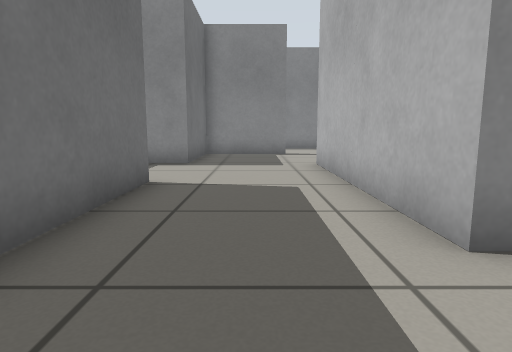
View 1 (above)

24 first-person views from a walk through a world built for the Gazebo simulator. The camera is 0.5 m above the floor, tilts 8° down and sees 75° across. The floor is counted in squares, 0.5 m on a side. Each view is taken from the middle of a square. On the plan, view 1 faces up. The plan holds only what a view shows up to about 12 squares ahead; the rest is blank. The place goes on beyond the plan.

View 2
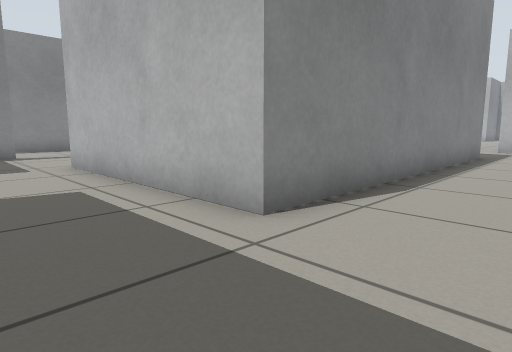

View 3
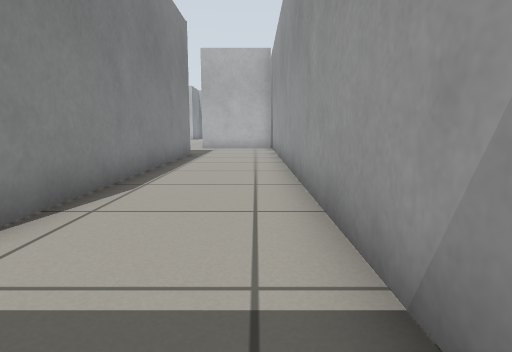

View 4
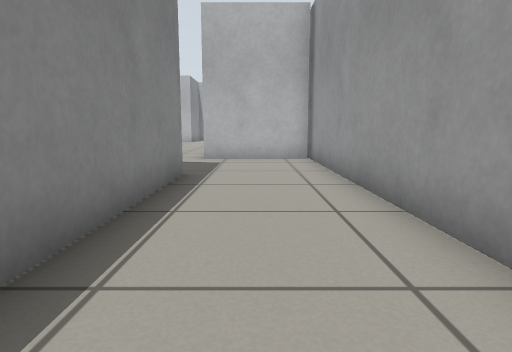

View 5
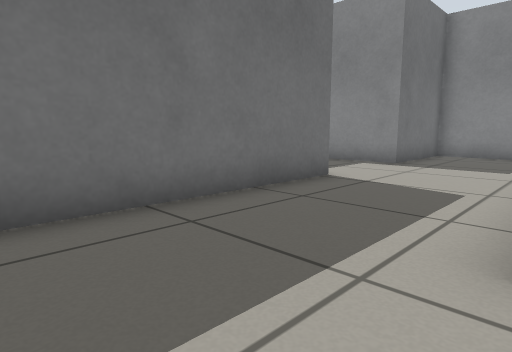

View 6
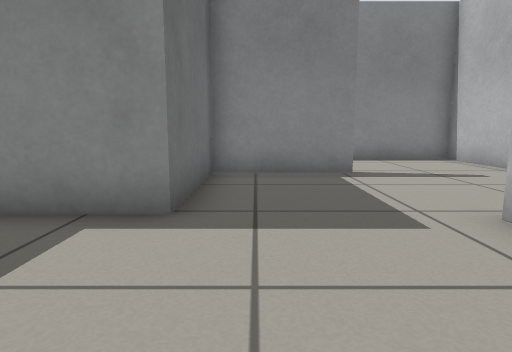

View 7
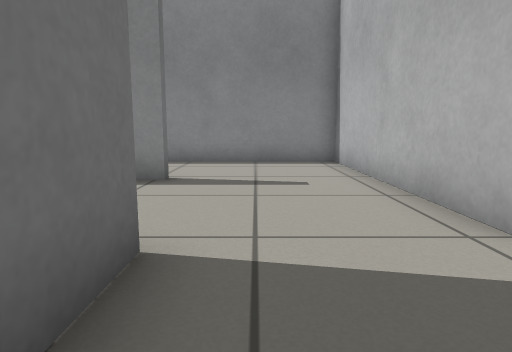

View 8
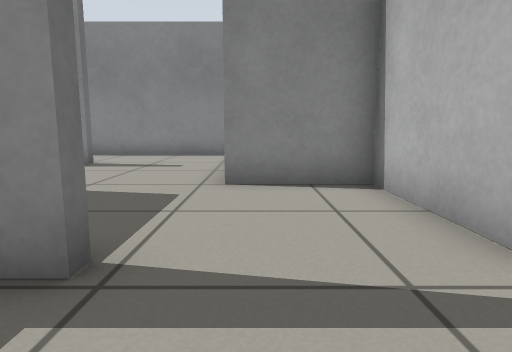

View 9
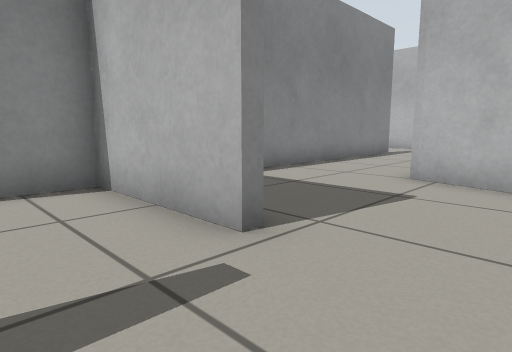

View 10
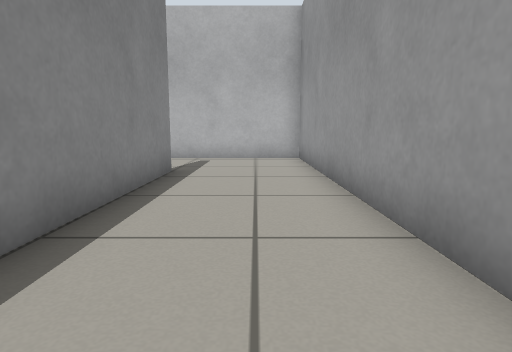

View 11
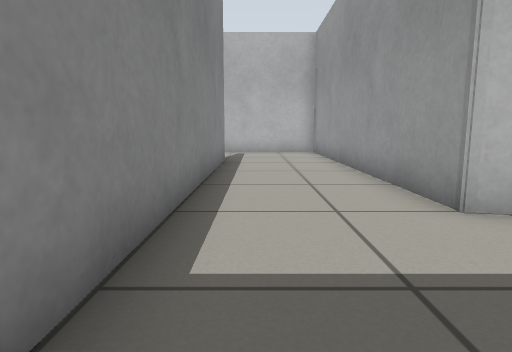

View 12
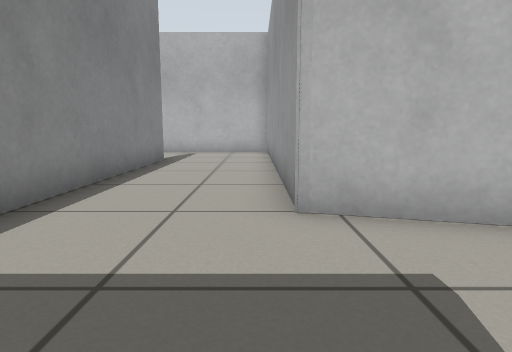

View 13
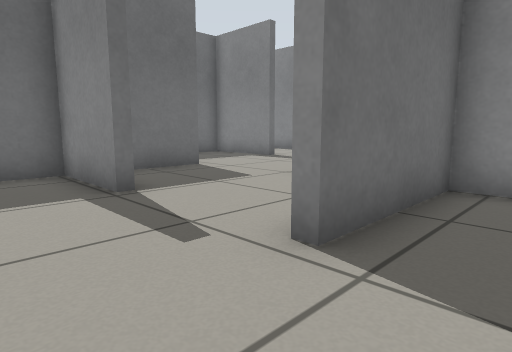

View 14
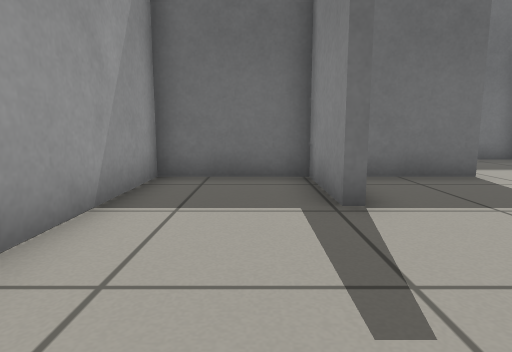

View 15
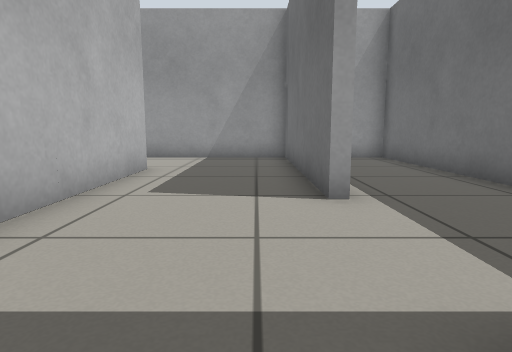

View 16
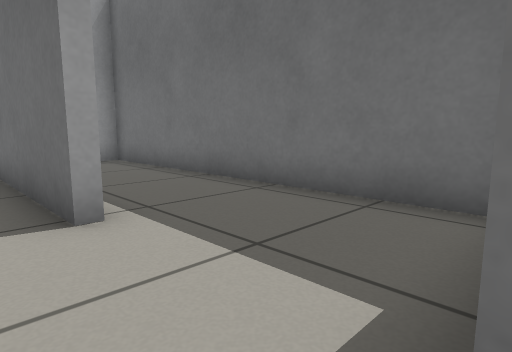

View 17
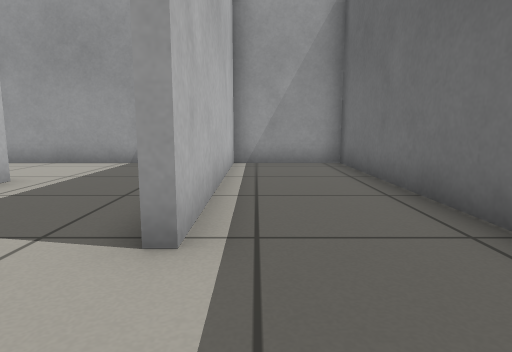

View 18
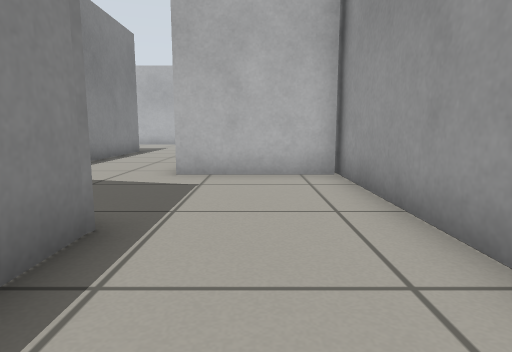

View 19
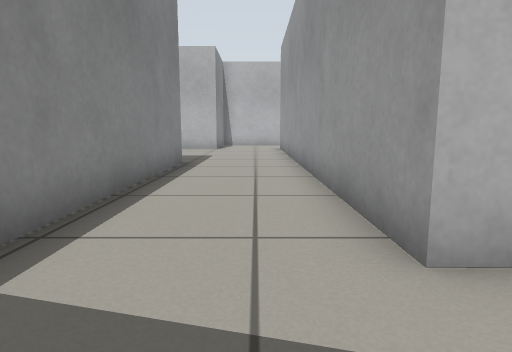

View 20
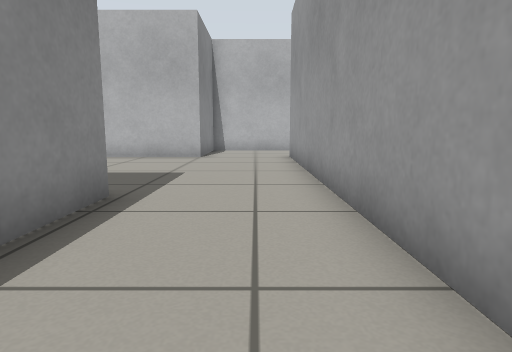

View 21
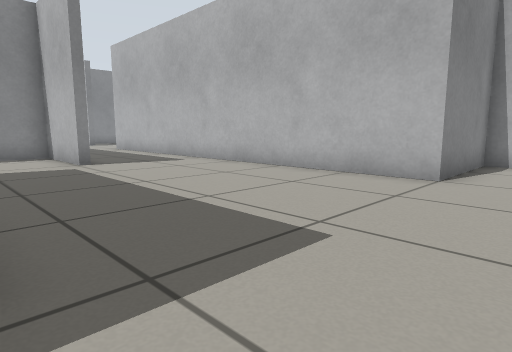

View 22
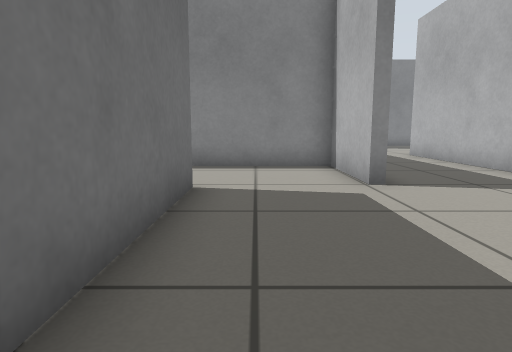

View 23
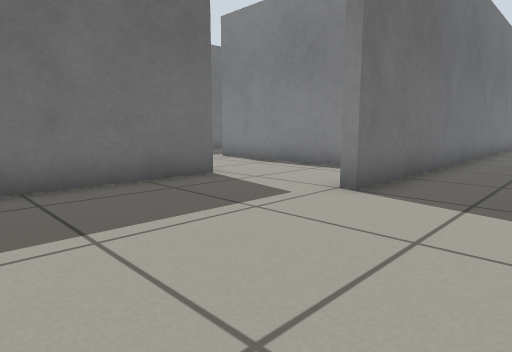

View 24
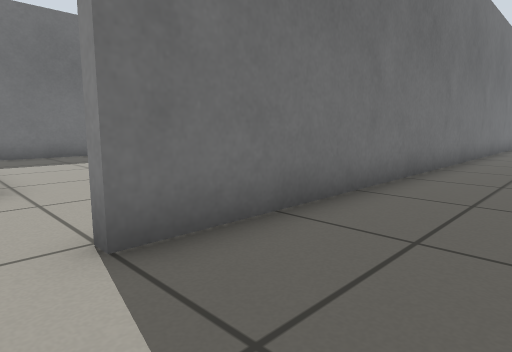

### Floor plan
Ten units are one square. View 1 is at (0, 0); x grows to the right and y downward. Boxes are objects, and circles mark ways between rooms. Rooms are numbered by the first view taken in them; rooms with no view inside come last. Other rooms are left out.
<svg viewBox="-60 -285 412 298">
<path fill="none" stroke="#000" d="M-20 -64 -20 8 170 8M54 -100 54 -145M121 -26 17 -26 17 -96M12 -135 -20 -135 -20 -98M163 8 163 -28M48 -62 20 -62 20 -29 65 -29M81 -62 81 -100 54 -100M20 -98 20 -73M124 -43 129 -65 236 -65 236 -110M200 -100 84 -100 84 -62M-55 -93 -55 8 -23 8 -23 -64M-20 -98 -44 -98M239 -137 239 -92M240 -62 168 -62M310 -60 310 -205M163 -28 312 -28M274 -280 274 -139M347 -54 347 -60 310 -60"/>
<circle cx="35" cy="-105" r="3" fill="#2a7"/>
<circle cx="-20" cy="-80" r="3" fill="#2a7"/>
<circle cx="145" cy="-30" r="3" fill="#2a7"/>
<circle cx="80" cy="-50" r="3" fill="#2a7"/>
<circle cx="310" cy="-45" r="3" fill="#2a7"/>
<text x="40" y="-20">1</text>
<text x="50" y="-70">2</text>
<text x="150" y="-80">3</text>
<text x="-40" y="-50">4</text>
<text x="270" y="-130">5</text>
<text x="320" y="-50">6</text>
</svg>
Room 1 opens to room 2. Room 1 opens to room 4. Room 1 opens to room 5. Room 2 opens to room 3. Room 5 opens to room 6.

Where each view was taken, in squares from view 1:
view 1: 0 up, 0 right, facing up
view 2: 0 up, 1 left, facing up-right
view 3: 0 up, 1 left, facing right
view 4: 1 up, 5 right, facing right
view 5: 0 up, 2 right, facing up-left
view 6: 6 up, 1 left, facing up
view 7: 7 up, 3 right, facing up
view 8: 4 up, 6 right, facing up
view 9: 4 up, 6 right, facing up-right
view 10: 8 up, 12 right, facing right
view 11: 9 up, 9 right, facing right
view 12: 7 up, 9 right, facing right
view 13: 4 up, 10 right, facing up-left
view 14: 5 up, 9 right, facing left
view 15: 11 up, 1 left, facing down
view 16: 10 up, 1 left, facing down-left
view 17: 9 up, 3 left, facing down
view 18: 1 up, 9 right, facing right
view 19: 4 up, 14 right, facing right
view 20: 4 up, 19 right, facing right
view 21: 4 up, 24 right, facing up-right
view 22: 8 up, 25 right, facing up
view 23: 9 up, 30 right, facing up-left
view 24: 13 up, 30 right, facing up-left
